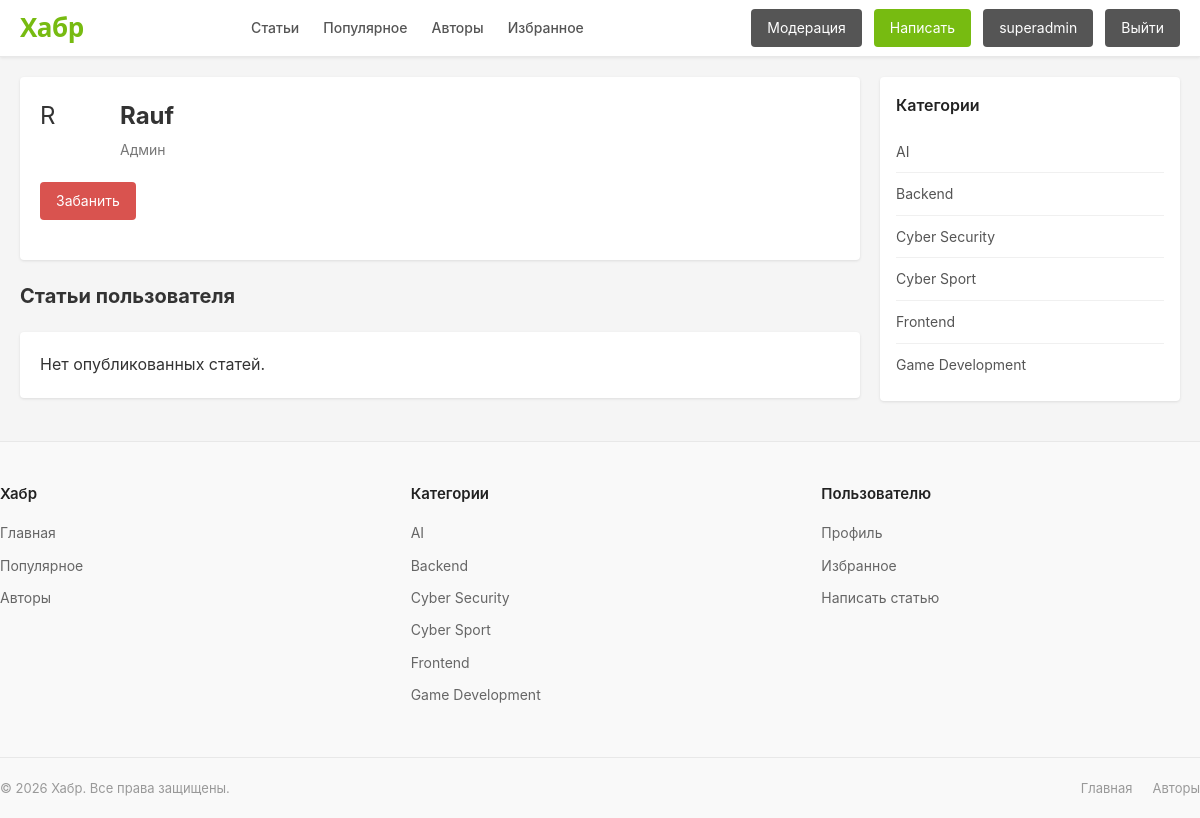
The page /users/profile/2/ (signed in) on the database as committed earlier.
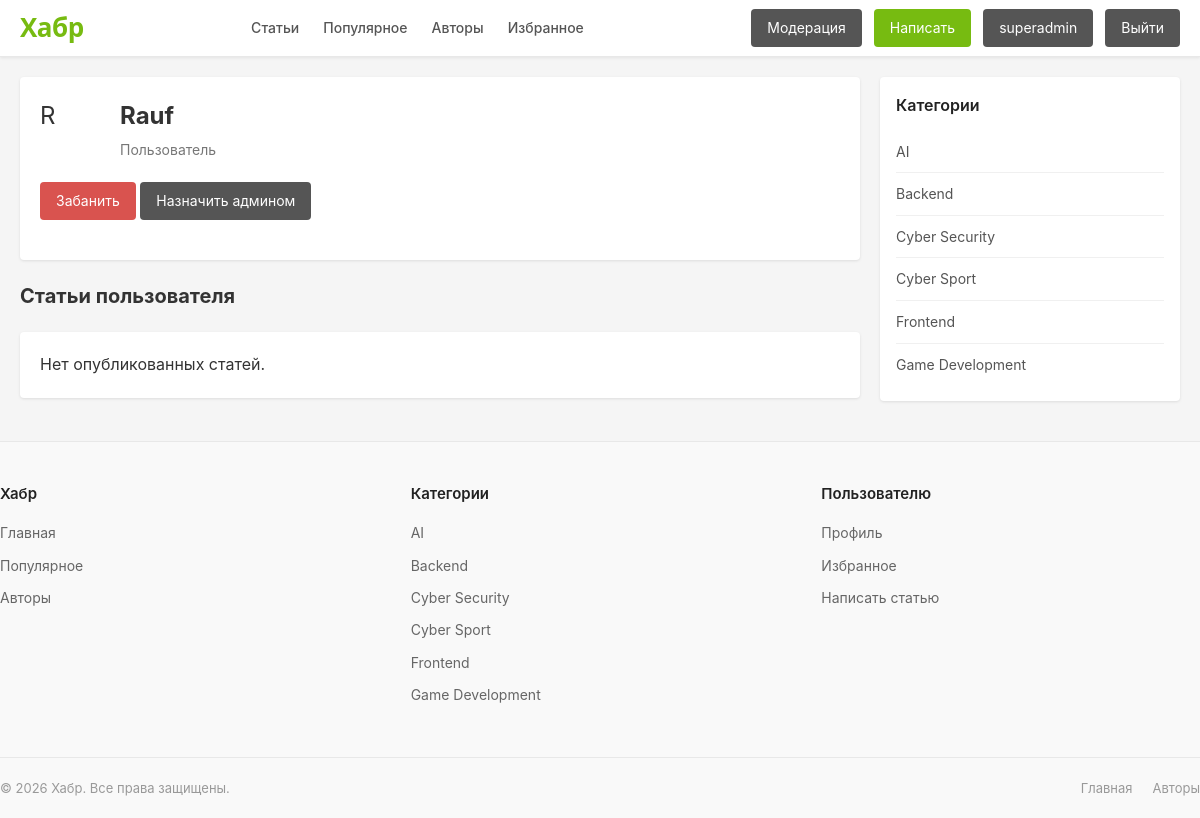
The same page on the database as committed later.
### users/models.py (models this page shows, shortened)
class User(AbstractUser):
    ROLE_CHOICES = [
        ('superadmin', 'Супер Админ'),
        ('admin', 'Админ'),
        ('user', 'Пользователь'),
    ]
    role = models.CharField(max_length=20, choices=ROLE_CHOICES, default='user')
    is_banned = models.BooleanField(default=False)
    avatar = models.ImageField(upload_to='avatars/', blank=True, null=True)
    bio = models.TextField(blank=True, null=True)
    def can_moderate_articles(self):
        return self.role in ('superadmin', 'admin')
    def can_ban_users(self):
        return self.role in ('superadmin', 'admin')
    def can_assign_admins(self):
        return self.role == 'superadmin'

### articles/models.py (models this page shows, shortened)
class Category(models.Model):
    name = models.CharField(max_length=100, unique=True)
    slug = models.SlugField(unique=True)
    class Meta:
        verbose_name = 'Категория'
        verbose_name_plural = 'Категории'
        ordering = ['name']

### users/views.py (the view)
# urls.py: path('profile/', views.profile, name='profile'),
@login_required
def profile(request, pk=None):
    if pk:
        user = get_object_or_404(User, pk=pk)
    else:
        user = request.user
    articles = Article.objects.filter(author=user, status='published')
    bookmarks = Bookmark.objects.filter(user=user).select_related('article')
    context = {
        'profile_user': user,
        'articles': articles,
        'bookmarks': bookmarks,
    }
    return render(request, 'users/profile.html', context)

### articles/context_processors.py (called while the page is built)
def categories(request):
    return {
        'categories': Category.objects.all(),
    }

### templates/users/profile.html (shortened to what this page needs)
{% extends 'base.html' %}
{% block content %}
    <div class="card">
        <div class="card-body">
            <div style="display: flex; align-items: center; gap: 16px; margin-bottom: 20px;">
                <div class="author-avatar" style="width: 64px; height: 64px; font-size: 24px;">{{ profile_user.username|first|upper }}</div>
                <div>
                    <h1 style="font-size: 24px; margin-bottom: 4px;">{{ profile_user.username }}</h1>
                    <p style="color: #777; font-size: 14px;">
                        {% if profile_user.role == 'superadmin' %}Супер Админ{% elif profile_user.role == 'admin' %}Админ{% else %}Пользователь{% endif %}
                    </p>
                </div>
            </div>
            {% if user.can_ban_users and user != profile_user %}
                <div style="margin-bottom: 20px;">
                    {% if profile_user.is_banned %}
                        <a href="{% url 'unban_user' profile_user.pk %}" class="btn btn-primary">Разбанить</a>
                    {% else %}
                        <a href="{% url 'ban_user' profile_user.pk %}" class="btn btn-danger">Забанить</a>
                    {% endif %}
                    {% if user.can_assign_admins and profile_user.role == 'user' %}
                        <a href="{% url 'promote_user' profile_user.pk %}" class="btn btn-secondary">Назначить админом</a>
                    {% endif %}
                </div>
            {% endif %}
        </div>
    </div>
    <h2 style="margin: 20px 0; font-size: 20px;">Статьи пользователя</h2>
    {% for article in articles %}
        <article class="card">
            <div class="card-body">
                <h3 class="card-title"><a href="{% url 'article_detail' article.pk %}">{{ article.title }}</a></h3>
                <div class="card-meta">
                    <span>{{ article.created_at|date:"d.m.Y H:i" }}</span>
                    <span class="badge badge-success">{{ article.category.name }}</span>
                    <span>Рейтинг: {{ article.rating_avg|default:"—" }}</span>
                </div>
                <p class="card-text">{{ article.content|truncatewords:30 }}</p>
            </div>
        </article>
    {% empty %}
        <div class="card">
            <div class="card-body">
                <p>Нет опубликованных статей.</p>
            </div>
        </div>
    {% endfor %}
{% endblock %}

### templates/base.html (shortened to what this page needs)
<!DOCTYPE html>
<html lang="ru">
<head>
</head>
<body>
    <header class="header">
        <div class="container header-inner">
            <a href="{% url 'home' %}" class="logo">Хабр</a>
            <nav class="nav">
                <a href="{% url 'home' %}" class="{% if request.resolver_match.url_name == 'home' %}active{% endif %}">Статьи</a>
                <a href="{% url 'popular' %}" class="{% if request.resolver_match.url_name == 'popular' %}active{% endif %}">Популярное</a>
                <a href="{% url 'authors' %}" class="{% if request.resolver_match.url_name == 'authors' %}active{% endif %}">Авторы</a>
                {% if user.is_authenticated %}
                    <a href="{% url 'bookmarks' %}" class="{% if request.resolver_match.url_name == 'bookmarks' %}active{% endif %}">Избранное</a>
                {% endif %}
            </nav>
            <div class="user-menu">
                {% if user.is_authenticated %}
                    {% if user.can_moderate_articles %}
                        <a href="{% url 'moderate_articles' %}" class="btn btn-secondary">Модерация</a>
                    {% endif %}
                    <a href="{% url 'article_create' %}" class="btn btn-primary">Написать</a>
                    <a href="{% url 'profile' %}" class="btn btn-secondary">{{ user.username }}</a>
                    <a href="{% url 'logout' %}" class="btn btn-secondary">Выйти</a>
                {% else %}
                    <a href="{% url 'login' %}" class="btn btn-secondary">Войти</a>
                    <a href="{% url 'register' %}" class="btn btn-primary">Регистрация</a>
                {% endif %}
            </div>
        </div>
    </header>
    <main class="main">
        <div class="content">
            {% block content %}{% endblock %}
        </div>
        <aside class="sidebar">
            {% block sidebar %}
                <div class="sidebar-block">
                    <div class="sidebar-title">Категории</div>
                    <ul class="sidebar-list">
                        {% for cat in categories %}
                            <li><a href="{% url 'category_articles' cat.slug %}">{{ cat.name }}</a></li>
                        {% empty %}
                            <li>Категории не найдены</li>
                        {% endfor %}
                    </ul>
                </div>
            {% endblock %}
        </aside>
    </main>
    <footer class="footer">
        <div class="container footer-inner">
            <div class="footer-column">
                <h3>Хабр</h3>
                <ul>
                    <li><a href="{% url 'home' %}">Главная</a></li>
                    <li><a href="{% url 'popular' %}">Популярное</a></li>
                    <li><a href="{% url 'authors' %}">Авторы</a></li>
                </ul>
            </div>
            <div class="footer-column">
                <h3>Категории</h3>
                <ul>
                    {% for cat in categories %}
                        <li><a href="{% url 'category_articles' cat.slug %}">{{ cat.name }}</a></li>
                    {% empty %}
                        <li>Категории не найдены</li>
                    {% endfor %}
                </ul>
            </div>
            <div class="footer-column">
                <h3>Пользователю</h3>
                <ul>
                    {% if user.is_authenticated %}
                        <li><a href="{% url 'profile' %}">Профиль</a></li>
                        <li><a href="{% url 'bookmarks' %}">Избранное</a></li>
                        <li><a href="{% url 'article_create' %}">Написать статью</a></li>
                    {% else %}
                        <li><a href="{% url 'login' %}">Вход</a></li>
                        <li><a href="{% url 'register' %}">Регистрация</a></li>
                    {% endif %}
                </ul>
            </div>
        </div>
        <div class="container footer-bottom">
            <div class="copy">&copy; 2026 Хабр. Все права защищены.</div>
            <div class="footer-links">
                <a href="{% url 'home' %}">Главная</a>
                <a href="{% url 'authors' %}">Авторы</a>
            </div>
        </div>
    </footer>
</body>
</html>

### templates/base.html (style rules this page uses)
* { margin: 0; padding: 0; box-sizing: border-box; }
html, body { height: 100%; }
body { font-family: -apple-system, BlinkMacSystemFont, 'Segoe UI', Roboto, 'Helvetica Neue', Arial, sans-serif; background-color: #f5f5f5; color: #333; line-height: 1.6; display: flex; flex-direction: column; min-height: 100vh; }
a { text-decoration: none; color: inherit; }
.container { max-width: 1200px; margin: 0 auto; padding: 0 20px; }
.header { background-color: #fff; color: #333; position: sticky; top: 0; z-index: 1000; box-shadow: 0 1px 3px rgba(0,0,0,0.08); border-bottom: 1px solid #e8e8e8; }
.header-inner { display: flex; align-items: center; justify-content: space-between; height: 56px; }
.logo { font-size: 26px; font-weight: 900; color: #77bb11; letter-spacing: -0.5px; font-family: 'Segoe UI', Arial, sans-serif; }
.nav { display: flex; gap: 24px; align-items: center; }
.nav a { color: #555; font-size: 14px; transition: color 0.2s; font-weight: 500; }
.user-menu { display: flex; gap: 12px; align-items: center; }
.btn { display: inline-block; padding: 8px 16px; border-radius: 4px; font-size: 14px; cursor: pointer; border: none; transition: background-color 0.2s; }
.btn-primary { background-color: #77bb11; color: #fff; }
.btn-secondary { background-color: #555; color: #fff; }
.btn-danger { background-color: #d9534f; color: #fff; }
.main { max-width: 1200px; margin: 20px auto; padding: 0 20px; display: flex; gap: 20px; flex: 1; width: 100%; }
.content { flex: 1; }
.sidebar { width: 300px; }
.card { background-color: #fff; border-radius: 4px; box-shadow: 0 1px 3px rgba(0,0,0,0.1); margin-bottom: 20px; overflow: hidden; }
.card-body { padding: 20px; }
.sidebar-block { background-color: #fff; border-radius: 4px; box-shadow: 0 1px 3px rgba(0,0,0,0.1); padding: 16px; margin-bottom: 20px; }
.sidebar-title { font-size: 16px; font-weight: 600; margin-bottom: 12px; color: #222; }
.sidebar-list { list-style: none; }
.sidebar-list li { padding: 8px 0; border-bottom: 1px solid #f0f0f0; }
.sidebar-list li:last-child { border-bottom: none; }
.sidebar-list a { color: #555; font-size: 14px; }
.footer { background-color: #f9f9f9; color: #666; font-size: 14px; border-top: 1px solid #e8e8e8; }
.footer-inner { display: grid; grid-template-columns: repeat(auto-fit, minmax(200px, 1fr)); gap: 32px; padding: 40px 0; }
.footer-column h3 { color: #222; font-size: 15px; font-weight: 600; margin-bottom: 16px; }
.footer-column ul { list-style: none; }
.footer-column li { margin-bottom: 10px; }
.footer-column a { color: #666; font-size: 14px; transition: color 0.2s; }
.footer-bottom { border-top: 1px solid #e8e8e8; padding: 20px 0; display: flex; justify-content: space-between; align-items: center; flex-wrap: wrap; gap: 12px; }
.footer-bottom .copy { color: #999; font-size: 13px; }
.footer-bottom .footer-links { display: flex; gap: 20px; }
.footer-bottom .footer-links a { color: #999; font-size: 13px; }

Rows that differ between the two databases and show on the page:
changed User "Rauf": role "admin" → "user" (drawn)
Other text that changed with them:
text no longer shown: "Админ"
text now shown: "Пользователь Назначить админом"
